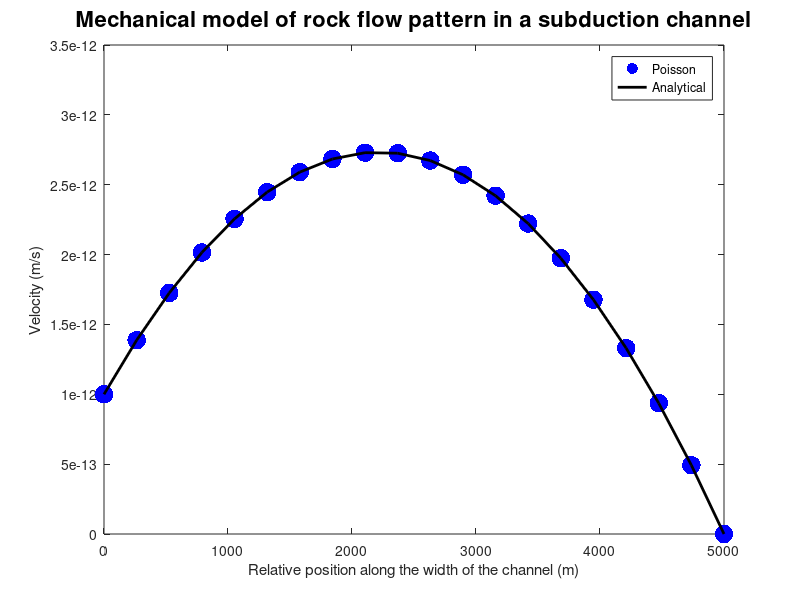

Reproduce this figure in MATLAB.
% 1D Subduction channel

clear all
clf

% Define parameters
L = 5e3; %m
eta = 1e23; %Pa.s
rho = 3000; %kg.m^-3
dPdY = 100000; %Pa.m^-1
gy = 9.81; %m.s^-2

% Set velocity boundary conditions
v_bc_up = -1e-12; %m.s^-1
v_bc_down = 0; %m.s^-1

% Calculate right hand side
RHS = (1/eta)*(dPdY - rho*gy);

% Add analytical solution for benchmarking
% x_ana = 0:0.001:L;
% vy_ana = (1/(2*eta))*(dPdY-rho*gy)*(x_ana.^2-L*x_ana);

% Define numerical grid in space
xsize = L; % Total length
numx = 20; % Number of nodes / Number of lines of the vector
dx = xsize / (numx-1); % Distance between the nodes

x = 0:dx:xsize; % Position of the nodes

% Initiate vector and matrix
% (row, column)
R = zeros(numx,1);
L = zeros(numx, numx);

%% Fill in R and L
% Boundary conditions 1: vy1 = 0
R(1,1) = v_bc_up;
L(1,1) = 1;

% Boundary condition N: vyN = 0
R(numx,1) = v_bc_down;
L(numx,numx) = 1; % Can also type L(end,end)

% Intermediate nodal points: coefficient in the stiffness matrix
for i=2:1:numx-1
   R(i,1)=RHS;
   
   L(i,i-1)=1/(dx^2);
   L(i,i)=-2/(dx^2);
   L(i,i+1)=1/(dx^2);
end

% Calculate solution
S = L \ R;

vy = -S;

figure(1);
Poisson = plot(x,vy, 'b.', 'MarkerSize', 40, 'LineWidth', 60);
xlabel('Relative position along the width of the channel (m)')
ylabel('Velocity (m/s)')
title('Mechanical model of rock flow pattern in a subduction channel', 'FontSize', 16)

hold on;

%Analytical = plot (x_ana,-vy_ana, 'r', 'LineWidth', 4);

hold on

Poisson_curve = plot(x,vy, 'k-','LineWidth', 2);

legend({'Poisson', 'Analytical'})